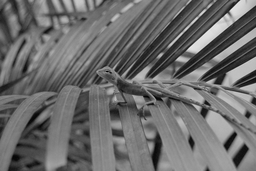
#> input picture MatlabWorkspace5Edition/Chapter 2/lizard.png, 256 x 171 px, shrunk from 1536 x 1024 before the run, found by its file name
$ python CannyEdgeDetector.py
#> lines starting #> are read from the running program, lines starting #| are printed output that depends on the picture; after the words box and inside, x2 and y2 are one past the last pixel; in counts of white or black regions, pixels touching at a corner belong together
### Modules/ImageUtilities.py
'''
Feature Extraction and Image Processing
Mark S. Nixon & Alberto S. Aguado
http://www.southampton.ac.uk/~msn/book/
ImageUtilities: Helper module to support image read, create, show and write
                Uses PIL and numpy to work with arrays containing image data
'''

# Image load by using PIL
from PIL import Image

# Array to store image data
from numpy import array, zeros, amax, amin, clip

# Show an image
from matplotlib.pyplot import imshow
import matplotlib.pyplot as plt

# Read an image returning an array with 3 color components
# [18 lines left out: functions imageReadRGB, imageReadRGBF, not called in this run]

# Read an image returning an array with 1 component
def imageReadL(fileName):
    inputImage = Image.open(fileName)
#> inputImage is the input picture: PIL image 256x171 RGB; min 0, max 236, mean 108.4
    width, height = inputImage.size
#> width = 256; height = 171

    inputArray = array(inputImage)
    outputArray = zeros((height, width), dtype='uint8')

    # Combine pixel values, for each row and column
    for y in range(0, height):
        for x in range(0, width):
            rgb = inputArray[y,x]
            outputArray[y,x] = (int(rgb[0]) + int(rgb[1]) + int(rgb[2])) / 3

    return outputArray, width, height

# Save a image containing float as a gray level image
# [37 lines left out: functions imageSaveF, imageSaveL, imageSaveRGB, createImageRGB, not called in this run]

# Create a zero array with a color components
def createImageL(width, height):
    outputArray = zeros((height, width), dtype='uint8')

    return outputArray

# Create a zero array two float components
# [10 lines left out: functions createImageUV, createImage2I, not called in this run]

# Create a zero array with float components
def createImageF(width, height, numComponents = 1):
    if numComponents == 1:
        outputArray = zeros((height, width), dtype='float')
    else:
        outputArray = zeros((height, width, numComponents), dtype='float')

    return outputArray

# Create a multidimensional dimensional array
# [83 lines left out: functions createImageNF, createImageFromDataF, createScaleImageL, scaleImageL, createVectorFromDataF, createVectorF and 2 more, not called in this run]

# Show an array containing image data
def showImageL(image):
    # Create output and show
    outputImage = Image.fromarray(image, 'L')
    outputImage.show()

# Show an array containing image data
def showImageF(image, maxScale = 1):
    height = len(image)
    width = len(image[0])

    maximum = amax(image)
    minimum = amin(image)

    # Create a gray level image for display
    outputArray = createImageL(width, height)

    # Scale the float values into gray scale values
    for y in range(0, height):
        for x in range(0, width):
            if maximum != minimum:
                outputArray[y,x] = clip( 255.0 * (image[y,x]*maxScale - minimum) / (maximum - minimum), 0, 255.0)
            else:
                outputArray[y,x] = image[y,x]

    # Create output and show
    outputImage = Image.fromarray(outputArray, 'L')
    outputImage.show()

# Show an array containing image data
# [53 lines left out: functions plotImageRGB, plotImageRGBF, plotImageL, plotImageF, not called in this run]

### PhytonWorkSpace5Edition/Modules/ConvolutionUtilities.py
'''
Feature Extraction and Image Processing
Mark S. Nixon & Alberto S. Aguado
http://www.southampton.ac.uk/~msn/book/
ConvolutionUtilities: Helper module to apply convolutions. Functions to create kernels and perform convolutions
'''

# Images
from ImageUtilities import createImageF, createImageL
from ImagePropertiesUtilities import imageMaxMin

# Math and iteration
from math import exp, pow, factorial, sqrt, atan2
from timeit import itertools

# Generate a Gaussian kernel
def createGaussianKernel(kernelSize):

    sigma = kernelSize / 3.0

    kernelImage = createImageF(kernelSize, kernelSize)
    centre = (kernelSize - 1) / 2
    for x,y in itertools.product(range(0, kernelSize), range(0, kernelSize)):
        kernelImage[y,x] =  exp( -0.5 * (pow((x - centre)/sigma, 2.0) + \
                                         pow((y - centre)/sigma, 2.0)) )

    return kernelImage

# Create a Sobel kernel k
def createSobelKernel(kenrelSize):

    sobelX = createImageF(kenrelSize, kenrelSize)
    sobelY = createImageF(kenrelSize, kenrelSize)

    # Create kernel
    for x,y in itertools.product(range(0, kenrelSize), range(0, kenrelSize)):

        # Smooth
        smoothX = factorial(kenrelSize - 1) / (factorial(kenrelSize - 1 - x) * factorial(x))
        smoothY = factorial(kenrelSize - 1) / (factorial(kenrelSize - 1 - y) * factorial(y))

        # Pascal
        if ( kenrelSize - 2 - x >= 0):
            p1X = factorial(kenrelSize - 2) / (factorial(kenrelSize - 2 - x) * factorial(x))
        else:
            p1X = 0

        if ( kenrelSize - 2 - y >= 0):
            p1Y = factorial(kenrelSize - 2) / (factorial(kenrelSize - 2 - y) * factorial(y))
        else:
            p1Y = 0

        # Pascal shift to the right
        xp = x - 1
        if ( kenrelSize - 2 - xp >= 0 and xp >= 0):
            p2X = factorial(kenrelSize - 2) / (factorial(kenrelSize - 2 - xp) * factorial(xp))
        else:
            p2X = 0

        yp = y - 1
        if ( kenrelSize - 2 - yp >= 0 and yp >= 0):
            p2Y = factorial(kenrelSize - 2) / (factorial(kenrelSize - 2 - yp) * factorial(yp))
        else:
            p2Y = 0

        # Sobel
        sobelX[y,x] = smoothX * (p1Y - p2Y)
        sobelY[y,x] = smoothY * (p1X - p2X)

    return sobelX, sobelY

# Create a Laplacian kernel
# [57 lines left out: functions createLaplacianKernel, applyKernel, not called in this run]

# Apply kernel returning a float image
def applyKernelF(inputImage, kernelImage):
    height = len(inputImage)
    width = len(inputImage[0])

    kernelHeight = len(kernelImage)
    kernelWidth = len(kernelImage[0])

    kernelCentreY = int((kernelHeight - 1) / 2)
    kernelCentreX = int((kernelWidth - 1) / 2)

    # Create images to store the result
    outputImage = createImageF(width, height)

    for x,y in itertools.product(range(0, width), range(0, height)):
        sumKernel = 0.0
        sumKernelWeights = 0.0
        for wx,wy in itertools.product(range(0, kernelWidth), range(0, kernelHeight)):
            posY = y + wy - kernelCentreY
            posX = x + wx - kernelCentreX

            if posY > -1 and posY <  height and  posX > -1 and posX <  width:
                sumKernel += float(inputImage[posY,posX]) * float(kernelImage[wy, wx])
                sumKernelWeights += float(kernelImage[wy, wx])

        # If we have to normalize
        if sumKernelWeights != 0.0:
            outputImage[y,x] = sumKernel / sumKernelWeights
        else:
            outputImage[y,x] = sumKernel

    return outputImage

# Apply kernels to an image return magnitude and angle
def applyKernelMA(inputImage, kernelX, kernelY, normalizeMagnitude = False):
    height = len(inputImage)
    width = len(inputImage[0])

    kernelHeight = len(kernelX)
    kerelWidth = len(kernelX[0])

    kernelCentreY = int((kernelHeight - 1) / 2)
    kernelCentreX = int((kerelWidth - 1) / 2)

    # Create images to store the result
    magnitude = createImageF(width, height)
    direction = createImageF(width, height)
    imageX = createImageF(width, height)
    imageY = createImageF(width, height)

    # Convolution with two kernels
    for x,y in itertools.product(range(kernelCentreX, width - kernelCentreX),          \
                                 range(kernelCentreY, height - kernelCentreY)):
        sumKernel = [0.0, 0.0]
        sumKernelWeights = [0.0, 0.0]
        for wx,wy in itertools.product(range(0, kerelWidth), range(0, kernelHeight)):

            posY = y + wy - kernelCentreY
            posX = x + wx - kernelCentreX

            if posY > -1 and posY <  height and  posX > -1 and posX <  width:
                sumKernel[0] += float(inputImage[posY,posX]) * float(kernelX[wy, wx])
                sumKernelWeights[0] += float(kernelX[wy, wx])

                sumKernel[1] += float(inputImage[posY,posX]) * float(kernelY[wy, wx])
                sumKernelWeights[1] += float(kernelY[wy, wx])

        # If we have to normalize
        if sumKernelWeights[0] != 0.0:
            imageX[y,x] = sumKernel[0] / sumKernelWeights[0]
        else:
            imageX[y,x] = sumKernel[0]

        # If we have to normalize
        if sumKernelWeights[1] != 0.0:
            imageY[y,x] = sumKernel[1] / sumKernelWeights[1]
        else:
            imageY[y,x] = sumKernel[1]

        magnitude[y,x] = sqrt(imageX[y,x] * imageX[y,x] + imageY[y,x] * imageY[y,x])
        direction[y,x] = atan2(imageY[y,x], imageX[y,x])

    if normalizeMagnitude == True:
        maximum, minimum = imageMaxMin(magnitude)

        for x,y in itertools.product(range(0, width), range(0, height)):
            magnitude[y,x] = (magnitude[y,x] - minimum) / float(maximum - minimum)

    return magnitude, direction, imageX, imageY

### PhytonWorkSpace5Edition/Modules/ImagePropertiesUtilities.py
'''
Feature Extraction and Image Processing
Mark S. Nixon & Alberto S. Aguado
http://www.southampton.ac.uk/~msn/book/
ImagePropertiesUtilities: Helper module to obtain information from an image
'''

# Array to store image data
from numpy import amax, amin, unravel_index

# Mean form a float image
# [16 lines left out: function meanStddev, not called in this run]

# Return the maximum and minimum
def imageMaxMin(image):
    maximum = amax(image)
    minimum = amin(image)

    return maximum, minimum

# Return the maximum position
# [40 lines left out: functions imageArgMax, peakDetectorImageL, peakDetectorVector, not called in this run]

### PhytonWorkSpace5Edition/ExamplesPython_3.12.8/Chapter5/CannyEdgeDetector.py
'''
Feature Extraction and Image Processing
Mark S. Nixon & Alberto S. Aguado
http://www.southampton.ac.uk/~msn/book/
Chapter 5
CannyEdgeDetector: Detect edges by the Canny multi-stage algorithm
'''

# Set up modules path
# It can also be set in sys variables
import os
import sys
sys.path.append(os.path.join(os.path.dirname(__file__), "../../Modules"))

# Set module functions
from ImageUtilities import imageReadL, createImageF, showImageF, showImageL
from ConvolutionUtilities import createGaussianKernel, createSobelKernel, applyKernelF, applyKernelMA

# Math and iteration
from math import pi, cos, sin
from timeit import itertools

'''
Parameters:
    pathToDir = Input image directory
    imageName = Input image name
    GaussianKernelSize = Gaussian kernel size. Filter noise
    sobelKernelSize = Sobel kernel size. Edge detection
    normalizeMagnitude = Normalize the convolution output
    upperT = upper threshold
    lowerT = lower threshold
    windowDelta = Size of window used in hysteresis
'''

pathToDir = os.path.join(os.path.dirname(__file__), "../../Images/Chapter5/Input/")
imageName = "Lizard.png"
GaussianKernelSize = 4
sobelKernelSize = 3
normalizeMagnitude = True
upperT = 0.25
lowerT = 0.1
windowDelta = 2

# Read image into array
inputImage, width, height = imageReadL(pathToDir + imageName)
#> width = 256; height = 171

# Show input image
showImageL(inputImage)

# Apply Gaussian kernel
gaussianKernel = createGaussianKernel(GaussianKernelSize)
gaussianImage = applyKernelF(inputImage, gaussianKernel)
#> in applyKernelF, `width = len(inputImage[0])`: width = 256
#> in applyKernelF, `outputImage = createImageF(width, height)`: outputImage: shape (171, 256) float64; every value is 0
#> after the loop in applyKernelF, `for x,y in itertools.product(range(0, width), range(0, height)):`:
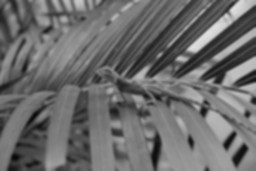
#> outputImage: shape (171, 256) float64; min 7.91, max 223.4, mean 108.4

# Apply Sobel kernel. We use normalized magnitude in this example
sobelX, sobelY = createSobelKernel(sobelKernelSize)
magnitude, angle, _, _ = applyKernelMA(gaussianImage, sobelX, sobelY, normalizeMagnitude)
#> in applyKernelMA, `height = len(inputImage)`: height = 171
#> in applyKernelMA, `width = len(inputImage[0])`: width = 256
#> after the loop in applyKernelMA, `for x,y in itertools.product(range(kernelCentreX, width - kernelCentre..`:
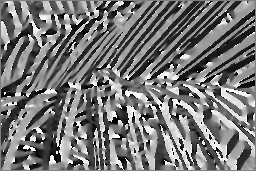
#> direction: shape (171, 256) float64; min -3.14, max 3.14, mean -0.22; drawn with min black and max white
#> after the loop in applyKernelMA, `for x,y in itertools.product(range(kernelCentreX, width - kernelCentre..`:
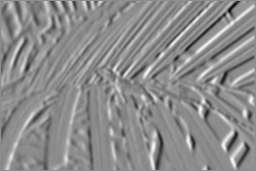
#> imageY: shape (171, 256) float64; min -365.9, max 295.3, mean -0.8; drawn with min black and max white
#> after the loop in applyKernelMA, `for x,y in itertools.product(range(kernelCentreX, width - kernelCentre..`:
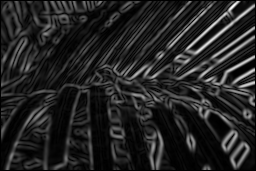
#> magnitude: shape (171, 256) float64; min 0, max 473.9, mean 67; drawn with min black and max white
#> in imageMaxMin, `maximum = amax(image)`: maximum = 473.9
#> in imageMaxMin, `minimum = amin(image)`: minimum = 0
#> in applyKernelMA, `maximum, minimum = imageMaxMin(magnitude)`: maximum = 473.9; minimum = 0

# To store maximum suppression image
maxImage = createImageF(width, height)

# Non-maximum suppression
border = GaussianKernelSize
for x,y in itertools.product(range(border, width-border),                   \
                             range(border, height-border)):

    # Only potential edges can be maximum
    if magnitude[y,x] > lowerT:
        # The normal angle is perpendicular to the edge angle
        normalAngle = angle[y,x] - pi / 2.0

        # Make sure the angle is between 0 and pi
        while normalAngle < 0:
            normalAngle += pi
        while normalAngle > pi:
            normalAngle -= pi

        # Angle defining the first point
        baseAngle = int( 4 * normalAngle / pi ) * (pi / 4.0)

        # Integer delta positions for interpolation
        # We use -y since the image origin is in top corner
        x1, y1 = int(round(cos(baseAngle))), -int(round(sin(baseAngle)))
        x2, y2 = int(round(cos(baseAngle + pi / 4.0))),                     \
                -int(round(sin(baseAngle + pi / 4.0)))

        # How far we are from (x1,y1).
        # Maximum difference is pi / 4.0, so we multiply by 2
        w = cos(2.0*(normalAngle - baseAngle))

        # Point to interpolate
        M1 = w * magnitude[y+y1,x+x1] + (1.0 - w) * magnitude[y+y2,x+x2]

        # Point to interpolate for pixels in the other side of the edge
        M2 = w * magnitude[y-y1,x-x1] + (1.0 - w) * magnitude[y-y2,x-x2]

        # Determine if it is a maximum. If so make sure it will be preserved
        if magnitude[y,x] > M1 and magnitude[y,x] > M2:
            maxImage[y,x] = magnitude[y,x]
#> this loop made 40424 passes
#> (baseAngle, x1, y1, x2, y2, w, M1) on passes 2 to 13: (2.36, -1, -1, -1, 0, 0.345, 0.0954), (2.36, -1, -1, -1, 0, 0.265, 0.155), (2.36, -1, -1, -1, 0, 0.133, 0.232), (0, 1, 0, 1, -1, 0.995, 0.239), (0, 1, 0, 1, -1, 0.915, 0.213), (0, 1, 0, 1, -1, 0.792, 0.187), (0, 1, 0, 1, -1, 0.767, 0.158), (0, 1, 0, 1, -1, 0.78, 0.144), (0, 1, 0, 1, -1, 0.695, 0.148), (0, 1, 0, 1, -1, 0.557, 0.16), (0, 1, 0, 1, -1, 0.518, 0.177), (0, 1, 0, 1, -1, 0.571, 0.193)
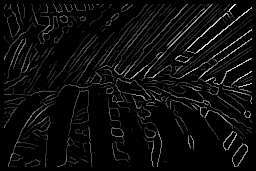
#> maxImage: shape (171, 256) float64; min 0, max 1, mean 0.0487

showImageF(maxImage)
#> in showImageF, `outputArray = createImageL(width, height)`: outputArray: shape (171, 256); every value is 0
#> after the loop in showImageF, `for y in range(0, height):`: outputArray: shape (171, 256); min 0, max 255, mean 12.3

# To compute hysteresis thresholded images we require two thresholds
edges = createImageF(width, height)
potentialEdges = [ ]

# Divide pixels as edges, no edges and unassigned
for x,y in itertools.product(range(1, width-1), range(1, height-1)):
    # These are edges
    if maxImage[y,x] > upperT:   edges[y,x] = 255
    # These are pixels that we do not want as edges
    if maxImage[y,x] < lowerT:   edges[y,x] = 0
    # These may be edges
    if maxImage[y,x] > lowerT and maxImage[y,x] <= upperT:
        edges[y,x] = 128
#> edges: shape (171, 256) float64; min 0, max 255, mean 31.5

# Show double threshold image
showImageF(edges)
#> after the loop in showImageF (call 2), `for y in range(0, height):`: outputArray: shape (171, 256); min 0, max 255, mean 31.5

# Resolve the potential edges
for x,y in itertools.product(range(1, width-1), range(1, height-1)):
    # For each edge
    if edges[y,x] == 255:

        # Examine neighbors
        potentialEdges = [ ]
        for wx,wy in itertools.product(range(-windowDelta, windowDelta+1),      \
                                       range(-windowDelta, windowDelta+1)):
            # It becomes an edge
            if edges[y+wy,x+wx] == 128:
                edges[y+wy,x+wx] = 255
                potentialEdges.append((y+wy,x+wx))

        # Look into new edges
        while len(potentialEdges) > 0:
            # Take element from potential edges
            y, x = (potentialEdges[0])[0],  (potentialEdges[0])[1]
            potentialEdges = potentialEdges[1:]

            # Examine neighbor
            for wx,wy in itertools.product(range(-windowDelta, windowDelta+1),    \
                                           range(-windowDelta, windowDelta+1)):
                    # It becomes an edge
                    if edges[y+wy,x+wx] == 128:
                        edges[y+wy,x+wx] = 255
                        potentialEdges.append((y+wy,x+wx))
#> edges: shape (171, 256) float64; min 0, max 255, mean 43

# Clean up remaining potential edges
for x,y in itertools.product(range(1, width-1), range(1, height-1)):
    if edges[y,x] == 128:
        edges[y,x] = 0
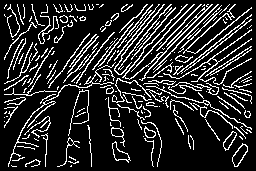
#> edges: shape (171, 256) float64; 16.7% white in thin lines or dots

# Final edges
showImageF(edges)
#> call 3 of showImageF, with maxScale = 1
#> after the loop in showImageF (call 3), `for y in range(0, height):`:
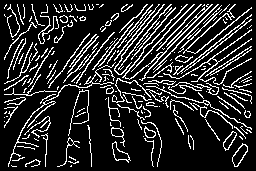
#> outputArray: shape (171, 256); 16.7% white in thin lines or dots

$ run again, with MatlabWorkspace5Edition/Chapter 2/Dandelion.png copied over MatlabWorkspace5Edition/Chapter 2/lizard.png
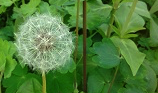
#> input picture MatlabWorkspace5Edition/Chapter 2/Dandelion.png, 158 x 93 px, found by its file name
#> in imageReadL, inputImage is the input picture: PIL image 158x93 RGBA; mean R, G, B, A 79.8, 124.8, 58.8, 255
#> `inputImage, width, height = imageReadL(pathToDir + imageName)`: width = 158; height = 93
#> in applyKernelF, `width = len(inputImage[0])`: width = 158
#> in applyKernelMA, `height = len(inputImage)`: height = 93
#> in applyKernelMA, `width = len(inputImage[0])`: width = 158
#> after the loop in applyKernelMA, `for x,y in itertools.product(range(kernelCentreX, width - kernelCentre..`:
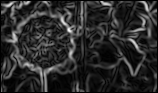
#> magnitude: shape (93, 158) float64; min 0, max 314.7, mean 53.1; drawn with min black and max white
#> in imageMaxMin, `maximum = amax(image)`: maximum = 314.7
#> in imageMaxMin, `minimum = amin(image)`: minimum = 0
#> in applyKernelMA, `maximum, minimum = imageMaxMin(magnitude)`: maximum = 314.7; minimum = 0
#> the loop `for x,y in itertools.product(range(border, width-border),             ..` made 12750 passes
#> (baseAngle, x1, y1, x2, y2, w, M1) on passes 1 to 8: (0.785, 1, -1, 0, -1, 0.382, 0.257), (0.785, 1, -1, 0, -1, 0.155, 0.494), (1.57, 0, -1, -1, -1, 0.938, 0.524), (2.36, -1, -1, -1, 0, 0.87, 0.262), (0, 1, 0, 1, -1, 0.994, 0.327), (2.36, -1, -1, -1, 0, 0.397, 0.215), (2.36, -1, -1, -1, 0, 0.928, 0.23), (1.57, 0, -1, -1, -1, 0.247, 0.354)
#> after the loop in showImageF (call 3), `for y in range(0, height):`:
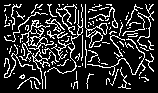
#> outputArray: shape (93, 158); 17.8% white in thin lines or dots, all inside (x1, y1, x2, y2) = (4, 4, 154, 89)

$ run again, with MatlabWorkspace5Edition/Chapter 2/Giraffe.png copied over MatlabWorkspace5Edition/Chapter 2/lizard.png
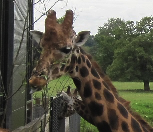
#> input picture MatlabWorkspace5Edition/Chapter 2/Giraffe.png, 153 x 132 px, found by its file name
#> in imageReadL, inputImage is the input picture: PIL image 153x132 RGBA; mean R, G, B, A 95.6, 94.4, 80.7, 255
#> `inputImage, width, height = imageReadL(pathToDir + imageName)`: width = 153; height = 132
#> in applyKernelF, `width = len(inputImage[0])`: width = 153
#> in applyKernelMA, `height = len(inputImage)`: height = 132
#> in applyKernelMA, `width = len(inputImage[0])`: width = 153
#> in imageMaxMin, `maximum = amax(image)`: maximum = 454.9
#> in imageMaxMin, `minimum = amin(image)`: minimum = 0
#> in applyKernelMA, `maximum, minimum = imageMaxMin(magnitude)`: maximum = 454.9; minimum = 0
#> the loop `for x,y in itertools.product(range(border, width-border),             ..` made 17980 passes
#> (baseAngle, x1, y1, x2, y2, w, M1) on passes 93, 94, 95, 98, 99, 100, 101, 102: (0.785, 1, -1, 0, -1, 1, 0.0323), (0, 1, 0, 1, -1, 0.336, 0.0863), (0, 1, 0, 1, -1, 0.792, 0.116), (0, 1, 0, 1, -1, 0.864, 0.146), (2.36, -1, -1, -1, 0, 0.179, 0.0248), (2.36, -1, -1, -1, 0, 0.501, 0.032), (2.36, -1, -1, -1, 0, 0.513, 0.0509), (2.36, -1, -1, -1, 0, 0.482, 0.0687)
#> after the loop `for x,y in itertools.product(range(border, width-border),             ..`:
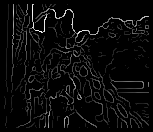
#> maxImage: shape (132, 153) float64; min 0, max 1, mean 0.0428
#> in showImageF, `height = len(image)`: height = 132
#> in showImageF, `width = len(image[0])`: width = 153
#> in showImageF, `maximum = amax(image)`: maximum = 1
#> in showImageF, `minimum = amin(image)`: minimum = 0
#> after the loop `for x,y in itertools.product(range(1, width-1), range(1, height-1)):`: potentialEdges = []
#> after the loop in showImageF (call 3), `for y in range(0, height):`:
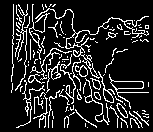
#> outputArray: shape (132, 153); 14.6% white in thin lines or dots, all inside (x1, y1, x2, y2) = (11, 4, 149, 128)
